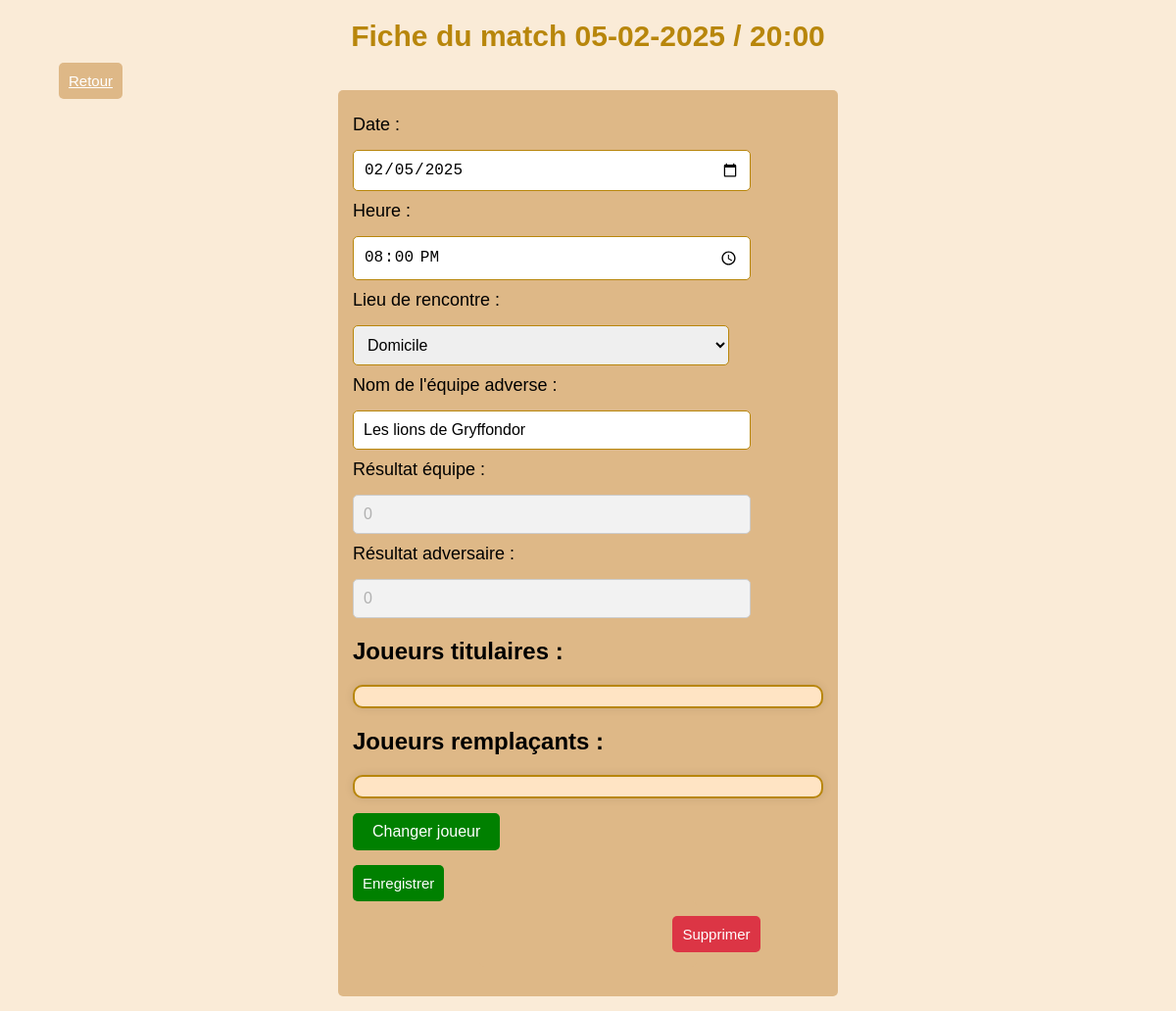
Page /php/pages/FicheMatch.php?id=77 on the committed database.
### tables this page shows
CREATE TABLE IF NOT EXISTS Match_(
   Id_Match INT AUTO_INCREMENT,
   Date_Match DATE,
   Heure TIME,
   Nom_Equipe_Adverse VARCHAR(30) ,
   Lieu_Rencontre ENUM('Domicile', 'Extérieur') DEFAULT 'Domicile',
   Resultat_Equipe INT,
   Resultat_Equipe_Adverse INT,
   PRIMARY KEY(Id_Match)
);

### php/requetesSql.php (called while the page is built, shortened)
<?php
        $select_match_spec="SELECT * FROM Match_ WHERE Id_Match = ?";
?>

### php/pages/FicheMatch.php (the view, shortened to what this page needs)
<?php
require('../requetesSql.php');
global $linkpdo;
$errorMessage = '';
$id = null;
if (isset($_GET['id'])) {
    $id = $_GET['id'];
} else {
    $errorMessage = 'Erreur : Aucun ID de match spécifié.';
}
if (empty($errorMessage) && $id) {
    $stmt = $linkpdo->prepare($select_match_spec);
    $stmt->execute([$id]);
    $match = $stmt->fetch(PDO::FETCH_ASSOC);
}
if (empty($errorMessage)) {
    $match['Resultat_Equipe'] = $match['Resultat_Equipe'] ?? 0;
    $match['Resultat_Equipe_Adverse'] = $match['Resultat_Equipe_Adverse'] ?? 0;
    $dateMatch = new DateTime($match['Date_Match']);
    $dateActuelle = new DateTime();
    $isDateDansLePasse = $dateMatch < $dateActuelle;
    $dateHeureFicheMatch = new DateTime($match['Date_Match'] . ' ' . $match['Heure']);
    $formatDateHeure = $dateHeureFicheMatch->format('d-m-Y / H:i');
}
?>
<!DOCTYPE html>
<html lang="fr">
<head>
    <link href="../css/FicheMatch.css" rel="stylesheet">
</head>
<body>
<h1>Fiche du match <?= htmlspecialchars($formatDateHeure); ?></h1>
<a class="return" href="PageMatch.php">Retour</a>
<form method="POST">
    <label for="Date_Match">Date :</label>
    <input type="date" id="Date_Match" name="Date_Match" value="<?= htmlspecialchars($match['Date_Match']); ?>" class="<?= $isDateDansLePasse ? 'grise' : ''; ?>" <?= $isDateDansLePasse ? 'readonly' : ''; ?> required>
    <label for="Heure">Heure :</label>
    <input type="time" id="Heure" name="Heure" value="<?= htmlspecialchars($match['Heure']); ?>" class="<?= $isDateDansLePasse ? 'grise' : ''; ?>" <?= $isDateDansLePasse ? 'readonly' : ''; ?> required>
    <label for="Lieu_rencontre">Lieu de rencontre :</label>
    <select id="Lieu_rencontre" name="Lieu_rencontre" class="<?= $isDateDansLePasse ? 'grise' : ''; ?>" <?= $isDateDansLePasse ? 'disabled' : ''; ?> required>
        <option value="Domicile" <?= $match['Lieu_Rencontre'] === 'Domicile' ? 'selected' : ''; ?>>Domicile</option>
    </select>
    <label for="Nom_Equipe_Adverse">Nom de l'équipe adverse :</label>
    <input type="text" id="Nom_Equipe_Adverse" name="Nom_Equipe_Adverse" value="<?= htmlspecialchars($match['Nom_Equipe_Adverse']); ?>" class="<?= $isDateDansLePasse ? 'grise' : ''; ?>" <?= $isDateDansLePasse ? 'readonly' : ''; ?> required>
    <label for="Resultat_Equipe">Résultat équipe :</label>
    <input type="number" id="Resultat_Equipe" name="Resultat_Equipe" value="<?= htmlspecialchars($match['Resultat_Equipe_Adverse'] ?? 0); ?>" class="<?= !$isDateDansLePasse ? 'grise' : ''; ?>" <?= !$isDateDansLePasse ? 'readonly' : ''; ?> required>
    <label for="Resultat_Equipe_Adverse">Résultat adversaire :</label>
    <input type="number" id="Resultat_Equipe_Adverse" name="Resultat_Equipe_Adverse" value="<?= htmlspecialchars($match['Resultat_Equipe_Adverse'] ?? 0); ?>" class="<?= !$isDateDansLePasse ? 'grise' : ''; ?>" <?= !$isDateDansLePasse ? 'readonly' : ''; ?> required>
    <h2>Joueurs titulaires :</h2>
<div class="joueurs-list">
    <ul>
    </ul>
</div>
<h2>Joueurs remplaçants :</h2>
<div class="joueurs-list">
    <ul>
    </ul>
    <button type="button"
        onclick="window.location.href='ajouterMatchJoueur.php?Id_Match=<?= htmlspecialchars($id); ?>'"
        <?= $isDateDansLePasse ? 'disabled' : ''; ?>
        class="<?= $isDateDansLePasse ? 'disabled-btn' : ''; ?>">
    Changer joueur
    </button>
</div>
<div class="actions">
    <form method="POST">
        <button type="save" name="enregistrer">Enregistrer</button>
    </form>
    <form method="POST">
        <button type="submit" onclick="return confirm('Êtes-vous sûr de vouloir supprimer ce match ?');">Supprimer</button>
    </form>
</div>
</body>
</html>

### php/css/FicheMatch.css (style rules this page uses)
body { font-family: Arial, sans-serif; background-color: antiquewhite; margin: 0; padding: 0; }
h1 { text-align: center; font-size: 30px; font-weight: bold; color: darkgoldenrod; margin-top: 20px; }
ul { list-style-type: none; padding: 10px; margin: 15px 0; background-color: bisque; border-radius: 10px; border: 2px solid darkgoldenrod; box-shadow: 0 0 10px rgba(0, 0, 0, 0.1); }
form { width: 40%; margin: 0 auto; padding: 15px; background-color: burlywood; border-radius: 5px; margin-bottom: 15px; }
form label { display: block; margin: 10px 0; font-size: 18px; }
form input, form select, form textarea { width: 80%; padding: 10px; font-size: 16px; margin-top: 5px; border: 1px solid darkgoldenrod; border-radius: 5px; }
.return { padding: 10px; background-color: burlywood; color: white; border: none; cursor: pointer; border-radius: 5px; font-size: 15px; margin-left:5%; transition: background-color 0.2s ease; }
form button[type="submit"] { padding: 10px 10px; background-color: #dc3545; color: white; border: none; cursor: pointer; border-radius: 5px; transition: background-color 0.2s ease; font-size: 15px; margin-left: 95%; }
form button[type="save"] { padding: 10px 10px; background-color: green; color: white; border: none; cursor: pointer; border-radius: 5px; transition: background-color 0.2s ease; font-size: 15px; margin-top: 15px; }
input[readonly], input[disabled], select[disabled], textarea[readonly] { background-color: #f2f2f2; color: #b0b0b0; cursor: not-allowed; border: 1px solid #ccc; }
.grise { background-color: #f2f2f2; color: #b0b0b0; cursor: not-allowed; }
button { padding: 10px 20px; background-color: green; color: white; border: none; border-radius: 5px; cursor: pointer; font-size: 16px; transition: background-color 0.3s, transform 0.3s; }

### rows in the picture
match_: formatDateHeure "05-02-2025 / 20:00", Date_Match "02/05/2025", Heure "20:00:00", Lieu_rencontre "Domicile", Nom_Equipe_Adverse "Les lions de Gryffondor", Resultat_Equipe "0", Resultat_Equipe_Adverse "0"
